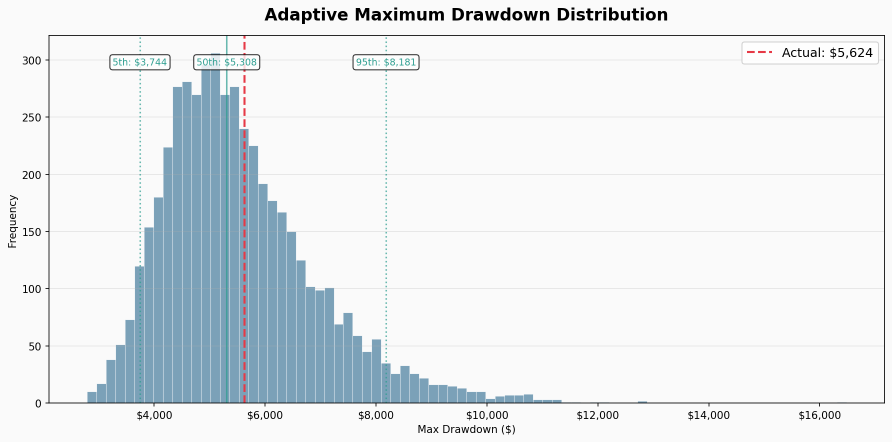
#> input picture orb-portfolio/monte_carlo_drawdown.png, 1784 x 884 px (shown at 1/2 size)
$ python -i yearly_orb_long_term_trend_pitch.py   (imports and definitions only)
#> lines starting #> are read from the running program, lines starting #| are printed output that depends on the picture
#!/usr/bin/env python3
"""Build one-page long-term trend PDFs for the top yearly ORB futures rows."""
from __future__ import annotations

import math
from dataclasses import dataclass
from pathlib import Path

import matplotlib.pyplot as plt
import pandas as pd
from matplotlib.backends.backend_pdf import PdfPages


ROOT = Path(__file__).resolve().parents[1]
OUT_DIR = ROOT / "live/state/yearly_orb_long_term_trend_pitch"
SUMMARY_PATH = ROOT / "live/state/broker_like_replays/summary.csv"


POINT_VALUES = {
    "ES": 50.0,
    "NQ": 20.0,
    "YM": 5.0,
}

ETF_BY_INSTRUMENT = {
    "ES": ("SPY", ROOT / "data/benchmarks/SPY_2010-06-06_2026-03-08_yahoo_daily.csv"),
    "NQ": ("QQQ", ROOT / "data/benchmarks/QQQ_2010-06-06_2026-03-08_yahoo_daily.csv"),
    "YM": ("DIA", ROOT / "data/benchmarks/DIA_2010-01-01_2026-06-03_daily.csv"),
}

PROGRAM_NAME = {
    "ES": "S&P Long-Term Trend Program",
    "NQ": "Nasdaq Long-Term Trend Program",
    "YM": "Dow Long-Term Trend Program",
}


@dataclass(frozen=True)
class PitchSource:
    instrument: str
    slug: str
    etf: str
    etf_path: Path
    equity_path: Path
    units_path: Path
    point_value: float
    net_usd: float
    stress_dd_usd: float
    close_dd_usd: float
    trades: int
    units: int
    max_open_units: int
    net_over_stress: float
    start_capital: float


def money(value: float) -> str:
    sign = "-" if value < 0 else ""
    return f"{sign}${abs(value):,.0f}"


def pct(value: float) -> str:
    return f"{value:.1f}%"


# [76 lines left out: functions max_drawdown, drawdown_duration_days, annualized_return, sharpe, sortino, load_top_three, not called in this run]


def load_strategy_curve(src: PitchSource) -> pd.DataFrame:
    curve = pd.read_csv(src.equity_path)
    curve["date"] = pd.to_datetime(curve["ts"]).dt.tz_localize(None).dt.normalize()
    curve = curve.groupby("date", as_index=False).tail(1)
    curve["net_usd"] = curve["close_equity_points"].astype(float) * src.point_value
    curve["stress_net_usd"] = curve["intrabar_stress_points"].astype(float) * src.point_value
    curve["program_equity"] = src.start_capital + curve["net_usd"]
    curve["program_stress_equity"] = src.start_capital + curve["stress_net_usd"]
    return curve[["date", "net_usd", "stress_net_usd", "program_equity", "program_stress_equity"]].reset_index(drop=True)


# [19 lines left out: functions load_etf_curve, load_campaigns, not called in this run]


def build_curves(src: PitchSource) -> tuple[pd.DataFrame, pd.DataFrame, pd.DataFrame]:
    strategy = load_strategy_curve(src)
    start = strategy["date"].min()
    end = strategy["date"].max()
    etf = load_etf_curve(src, start, end)
    curves = pd.merge(strategy, etf, on="date", how="outer").sort_values("date")
    curves["program_equity"] = curves["program_equity"].ffill()
    curves["program_stress_equity"] = curves["program_stress_equity"].ffill()
    curves["etf_equity"] = curves["etf_equity"].ffill()
    curves = curves.dropna(subset=["program_equity", "etf_equity"]).reset_index(drop=True)
    campaigns = load_campaigns(src)
    return curves, strategy, campaigns


# [253 lines left out: functions annual_rows, metric_summary, make_chart, write_markdown, draw_pdf, main, not called in this run]


# [2 lines not run here, left out]

>>> import cv2
>>> picture = cv2.imread('../orb-portfolio/monte_carlo_drawdown.png', cv2.IMREAD_GRAYSCALE)
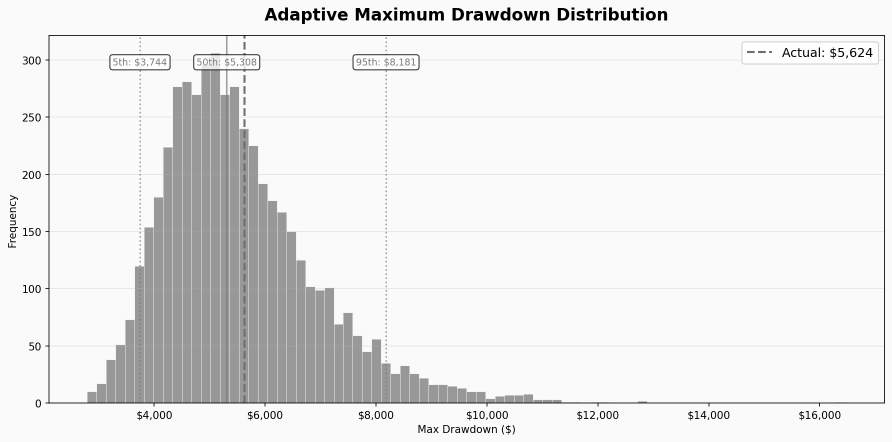
#> picture: shape (884, 1784) (shown at 1/2 size); min 0, max 254, mean 232.9
#> (the run stopped early here; a loop or call above may not have finished)

$ run again, on orb-portfolio/bias_aligned_chart.png
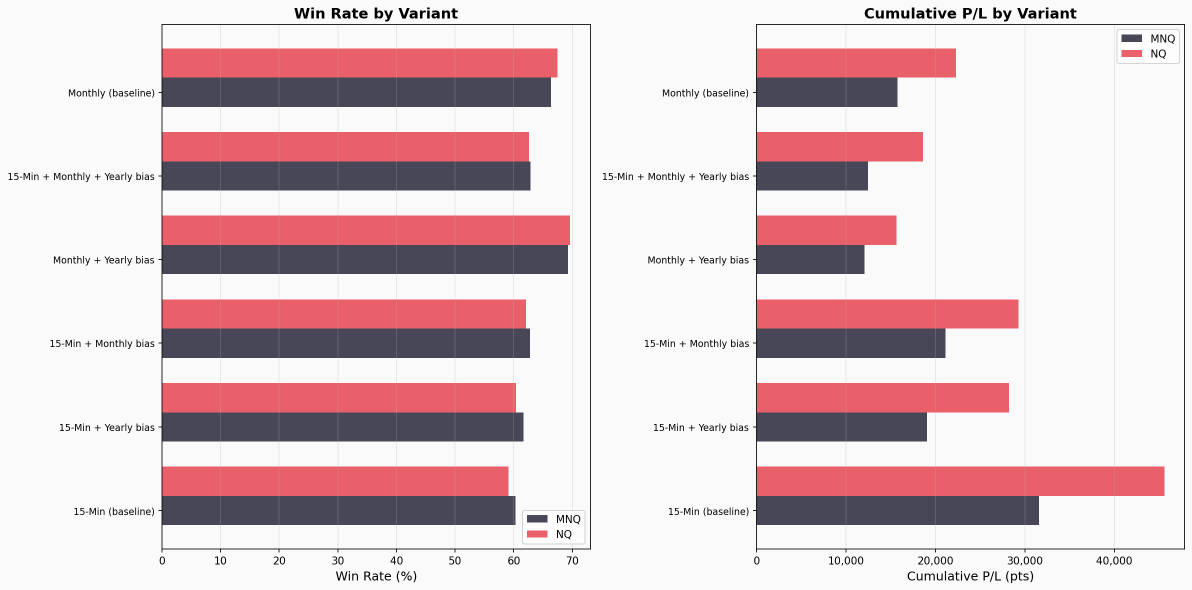
#> input picture orb-portfolio/bias_aligned_chart.png, 2384 x 1180 px (shown at 1/2 size)
#> `picture = cv2.imread('../orb-portfolio/monte_carlo_drawdown.png', cv2...`:
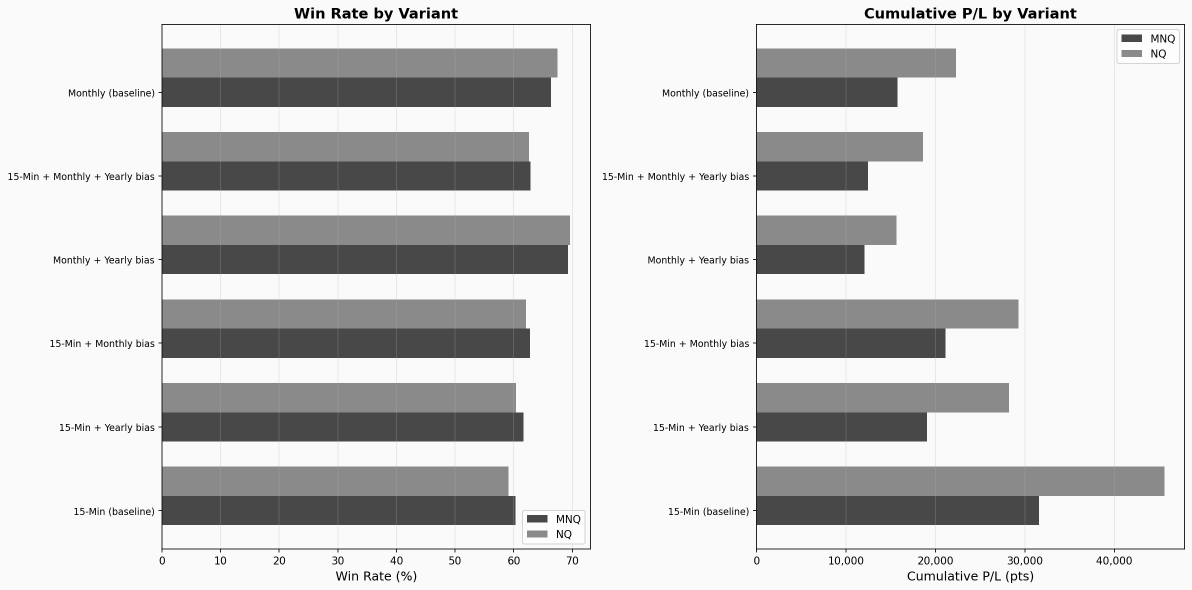
#> picture: shape (1180, 2384) (shown at 1/2 size); min 0, max 253, mean 205.8

$ run again, on orb-portfolio/portfolio_equity_chart.png
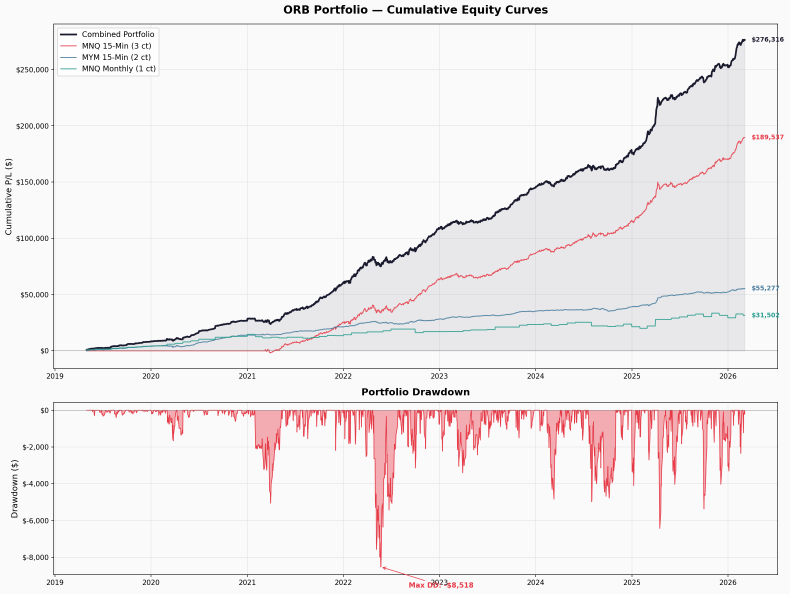
#> input picture orb-portfolio/portfolio_equity_chart.png, 2368 x 1782 px (shown at 1/3 size)
#> `picture = cv2.imread('../orb-portfolio/monte_carlo_drawdown.png', cv2...`:
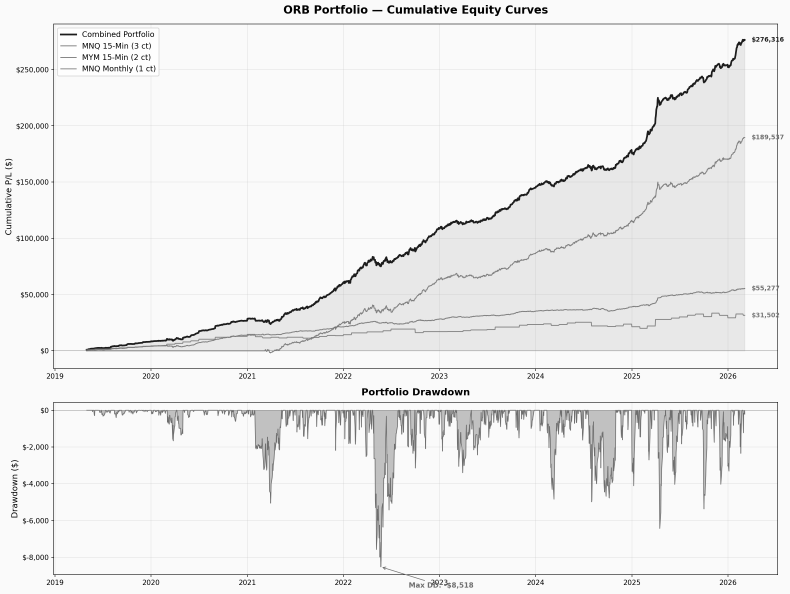
#> picture: shape (1782, 2368) (shown at 1/3 size); min 0, max 254, mean 239.9
